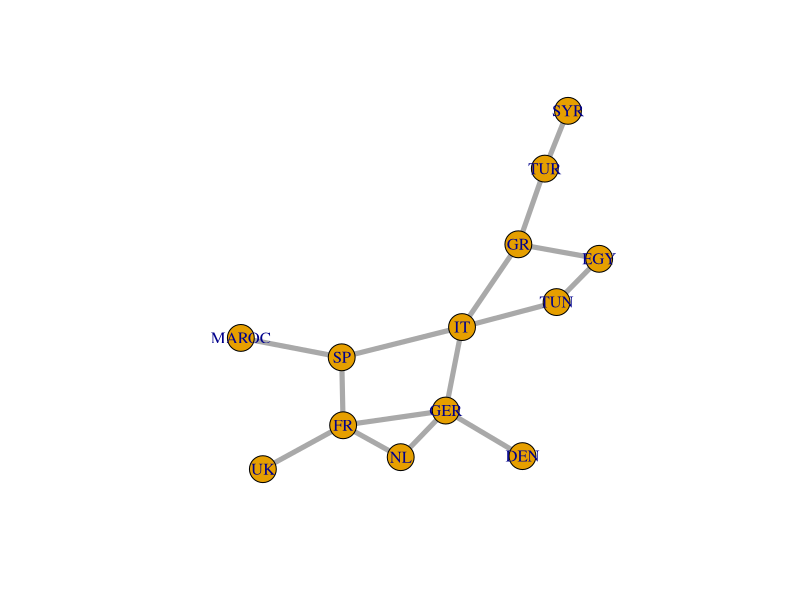
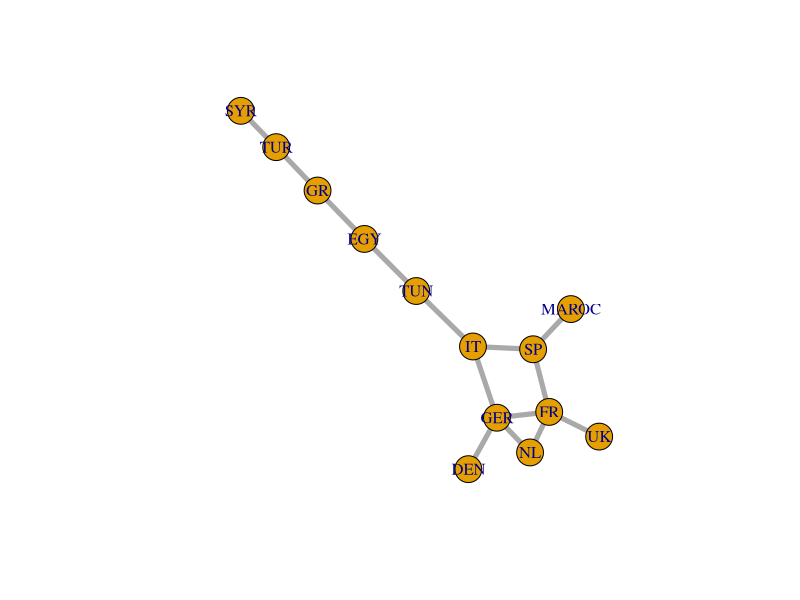

Generate these figures, in order, with R:
## ---- chunk 1
library(ggplot2)
library(data.table)
library(igraph)
## ---- chunk 2
red.refugiados <- graph.formula(UK-FR, FR-NL, FR-GER, FR-SP, NL-GER,
                  GER-DEN,GER-IT, SP-MAROC, SP-IT, IT-TUN, IT-GR,
                  GR-EGY, TUN-EGY, GR-TUR, TUR-SYR)
## ---- chunk 3
E(red.refugiados)$width <- 5
## ---- chunk 4
E(red.refugiados)
plot(red.refugiados)
## ---- chunk 5
data.table(Nodo=c("UK", "FR", "NL", "GER", "SP", "DEN",
                  "IT", "MAROC", "TUN", "GR", "EGY",
                  "TUR", "SYR"),
           Cercania = round(closeness(red.refugiados), 3),
           Intermediacion = betweenness(red.refugiados))
## ---- chunk 6
red.refugiados.dos <- graph.formula(UK-FR, FR-NL, FR-GER, FR-SP, NL-GER,
                                GER-DEN,GER-IT, SP-MAROC, SP-IT, IT-TUN,
                                GR-EGY, TUN-EGY, GR-TUR, TUR-SYR)
E(red.refugiados.dos)$width <- 5

## ---- chunk 7
E(red.refugiados.dos)
plot(red.refugiados.dos)
## ---- chunk 8
data.table(Nodo=c("UK", "FR", "NL", "GER", "SP", "DEN",
                  "IT", "MAROC", "TUN", "GR", "EGY",
                  "TUR", "SYR"),
           Cercania = round(closeness(red.refugiados.dos), 3),
           Intermediacion = betweenness(red.refugiados.dos))
## ---- chunk 9
data.table(Nodo=c("UK", "FR", "NL", "GER", "SP", "DEN",
                           "IT", "MAROC", "TUN", "GR", "EGY",
                           "TUR", "SYR"),
                    Cercania = round(closeness(red.refugiados), 3),
                    Intermediacion = betweenness(red.refugiados),
                    Cercania2 = round(closeness(red.refugiados.dos), 3),
                    Intermediacion2 = betweenness(red.refugiados.dos))
